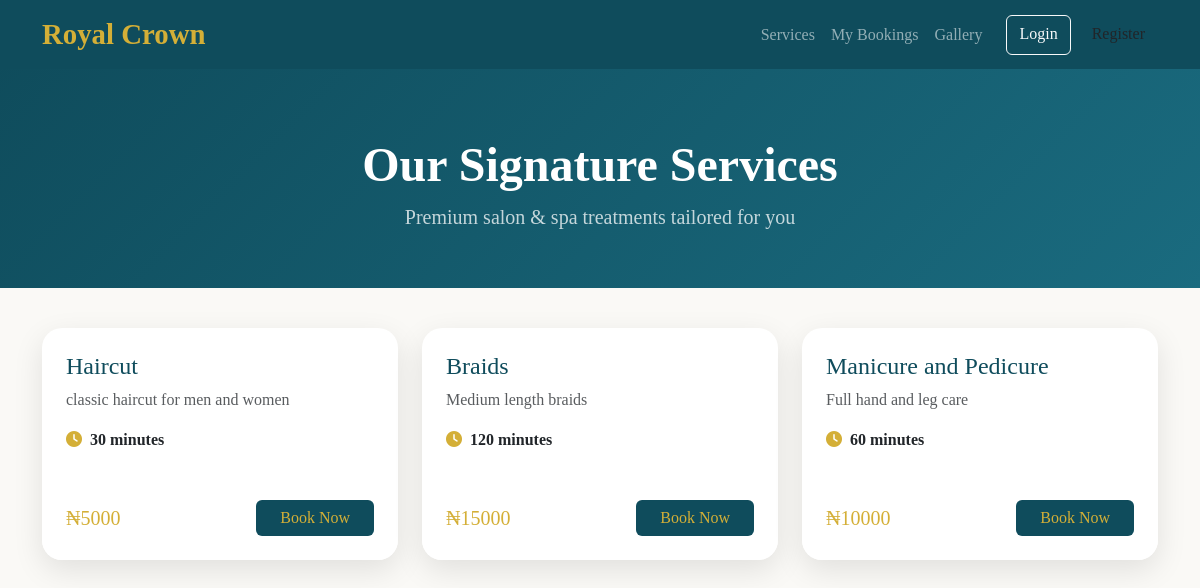
Page /services/ on the committed database.
### core/models.py (models this page shows)
class Service(models.Model):
    name = models.CharField(max_length=100)
    duration = models.IntegerField(help_text="Duration in minutes")
    price = models.IntegerField()
    description = models.TextField(blank=True)

### core/views.py (the view)
# urls.py: path('services/', views.services, name='services'),
def services(request):
    services_list = Service.objects.all()
    return render(request, 'services.html', {'services': services_list})

### core/templates/services.html (shortened to what this page needs)
<!DOCTYPE html>
<html lang="en">
<head>
    <link href="https://cdn.jsdelivr.net/npm/bootstrap@5.3.3/dist/css/bootstrap.min.css" rel="stylesheet">
    <link href="https://cdnjs.cloudflare.com/ajax/libs/font-awesome/6.5.0/css/all.min.css" rel="stylesheet">
</head>
<body>
    <nav class="navbar navbar-expand-lg navbar-dark fixed-top">
        <div class="container">
            <a class="navbar-brand logo" href="{% url 'home' %}">Royal Crown</a>
            <div class="navbar-nav ms-auto">
                <a class="nav-link" href="{% url 'services' %}">Services</a>
                <a class="nav-link" href="{% url 'my_bookings' %}">My Bookings</a>
                <a class="nav-link" href="{% url 'gallery' %}">Gallery</a>
                {% if user.is_authenticated %}
                    <span class="nav-link">Hi, {{ user.username }}</span>
                    <a class="btn btn-outline-light ms-3" href="{% url 'logout' %}">Logout</a>
                {% else %}
                    <a class="btn btn-outline-light ms-3" href="{% url 'login' %}">Login</a>
                    <a class="btn btn-gold ms-2" href="{% url 'register' %}">Register</a>
                {% endif %}
            </div>
        </div>
    </nav>
    <div class="services-header">
        <h1 class="display-5 fw-bold">Our Signature Services</h1>
        <p class="lead opacity-75">Premium salon &amp; spa treatments tailored for you</p>
    </div>
    <div class="container pb-5">
        <div class="row g-4 justify-content-center">
            {% for service in services %}
            <div class="col-lg-4 col-md-6">
                <div class="service-card h-100 card">
                    <div class="card-body p-4">
                        <h4 class="card-title" style="color: #0F4C5C;">{{ service.name }}</h4>
                        <p class="card-text text-muted">{{ service.description }}</p>
                        <p class="mb-0">
                            <i class="fas fa-clock me-1" style="color:#D4AF37;"></i>
                            <strong>{{ service.duration }} minutes</strong>
                        </p>
                    </div>
                    <div class="card-footer bg-white p-4 border-0">
                        <div class="d-flex justify-content-between align-items-center">
                            <h5 class="mb-0" style="color: #D4AF37;">&#8358;{{ service.price }}</h5>
                            <a href="{% url 'book_service' service.id %}" class="btn btn-book px-4">Book Now</a>
                        </div>
                    </div>
                </div>
            </div>
            {% endfor %}
        </div>
    </div>
</body>
</html>

### core/templates/services.html (style rules this page uses)
body { background: #FAF9F6; font-family: 'Playfair Display', serif; }
.navbar { background: #0F4C5C !important; }
.logo { color: #D4AF37; font-weight: 700; font-size: 1.8rem; }
.service-card { border: none; border-radius: 20px; overflow: hidden; box-shadow: 0 10px 30px rgba(0,0,0,0.1); transition: all 0.4s; }
.btn-book { background: #0F4C5C; color: #D4AF37; border: none; }
.services-header { background: linear-gradient(135deg, #0F4C5C, #1a6b7f); color: white; padding: 80px 0 40px; margin-top: 56px; margin-bottom: 40px; text-align: center; }

### rows in the picture
Service: name "Haircut", description "classic haircut for men and women", duration "30", price "5000"
Service: name "Braids", description "Medium length braids", duration "120", price "15000"
Service: name "Manicure and Pedicure", description "Full hand and leg care", duration "60", price "10000"
